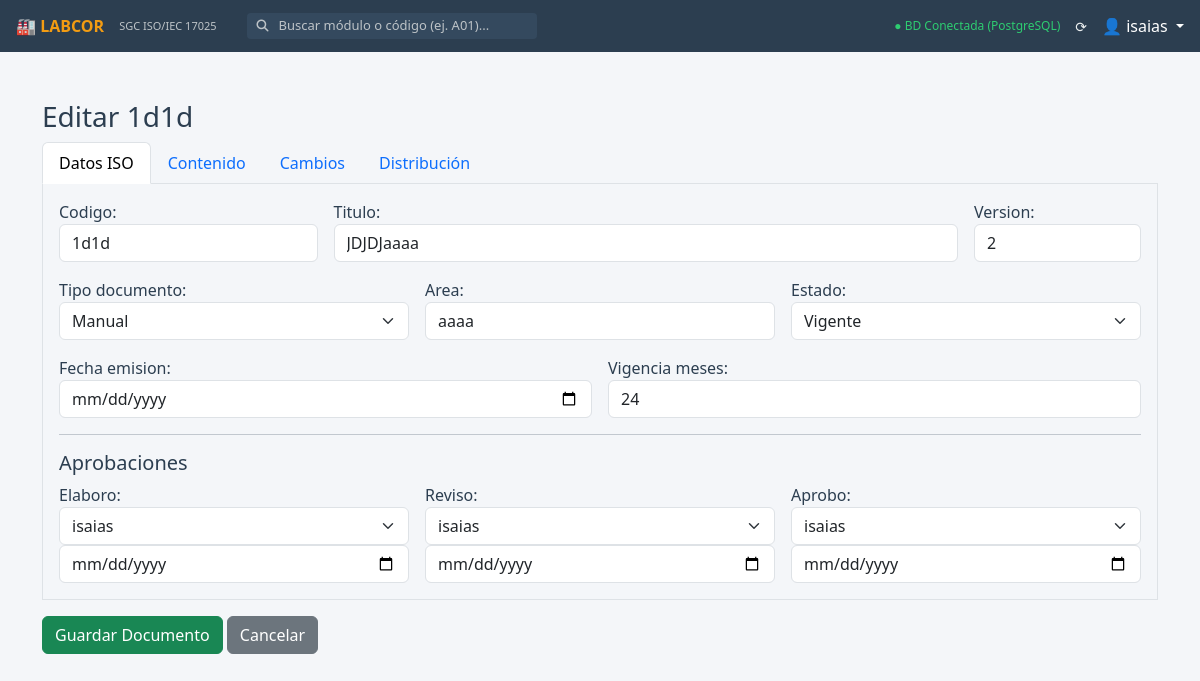
The app's page /m02/editar/2/ (signed in) with its own data.
### m02_documentos/models.py (models this page shows, shortened)
class Documento(models.Model):
    ESTADOS = [
        ('BORRADOR', 'Borrador'),
        ('VIGENTE', 'Vigente'),
        ('OBSOLETO', 'Obsoleto'),
    ]
    codigo = models.CharField(max_length=50, unique=True)
    titulo = models.CharField(max_length=255)
    sistema = models.CharField(max_length=100, default='SGC ISO/IEC 17025')
    tipo_documento = models.CharField(max_length=50, choices=[
        ('Procedimiento', 'Procedimiento'),
        ('Instructivo', 'Instructivo'),
        ('Formato', 'Formato'),
        ('Manual', 'Manual'),
        ('Política', 'Política'),
        ('Plan', 'Plan')
    ])
    version = models.CharField(max_length=10, default='01')
    area = models.CharField(max_length=100)
    fecha_emision = models.DateField(default=timezone.now)
    vigencia_meses = models.IntegerField(default=24)
    estado = models.CharField(max_length=20, choices=ESTADOS, default='BORRADOR')
    elaboro = models.ForeignKey(User, related_name='docs_elaboro', on_delete=models.SET_NULL, null=True, blank=True)
    fecha_firma_elaboro = models.DateField(null=True, blank=True)
    reviso = models.ForeignKey(User, related_name='docs_reviso', on_delete=models.SET_NULL, null=True, blank=True)
    fecha_firma_reviso = models.DateField(null=True, blank=True)
    aprobo = models.ForeignKey(User, related_name='docs_aprobo', on_delete=models.SET_NULL, null=True, blank=True)
    fecha_firma_aprobo = models.DateField(null=True, blank=True)
    objetivo = models.TextField(blank=True)
    alcance = models.TextField(blank=True)
    responsabilidades = models.TextField(blank=True)
    definiciones = models.TextField(blank=True)
    procedimiento = models.TextField(blank=True)
    registros = models.TextField(blank=True)
    referencias = models.TextField(blank=True)
    anexos = models.TextField(blank=True)
    nota_control = models.TextField(
        default="Este documento es controlado. La versión vigente se encuentra disponible en el Sistema de Gestión del Laboratorio. Cualquier copia impresa se considera NO CONTROLADA.")
    created_at = models.DateTimeField(auto_now_add=True)
    updated_at = models.DateTimeField(auto_now=True)
    class Meta:
        verbose_name = "Documento Controlado"
        verbose_name_plural = "Documentos Controlados"
        ordering = ['-created_at']

### m02_documentos/views.py (the view)
# urls.py: path('editar/<int:pk>/', views.documento_update, name='editar'),
@login_required
def documento_update(request, pk):
    doc = get_object_or_404(Documento, pk=pk)
    if request.method == 'POST':
        form = DocumentoForm(request.POST, instance=doc)
        form_cambios = CambioFormSet(request.POST, instance=doc)
        form_dist = DistribucionFormSet(request.POST, instance=doc)
        if form.is_valid() and form_cambios.is_valid() and form_dist.is_valid():
            form.save()
            form_cambios.save()
            form_dist.save()
            messages.success(request, 'Documento actualizado.')
            return redirect('m02_documentos:lista')
    else:
        form = DocumentoForm(instance=doc)
        form_cambios = CambioFormSet(instance=doc)
        form_dist = DistribucionFormSet(instance=doc)
    return render(request, 'm02_documentos/form.html', {
        'form': form,
        'form_cambios': form_cambios,
        'form_dist': form_dist,
        'title': f'Editar {doc.codigo}'
    })

### m02_documentos/templates/m02_documentos/form.html (shortened to what this page needs)
{% extends 'base.html' %}
{% block content %}
<div class="container mt-4 mb-5">
    <h3>{{ title }}</h3>
    <form method="post">
        <ul class="nav nav-tabs" id="myTab" role="tablist">
            <li class="nav-item" role="presentation">
                <button class="nav-link active" id="datos-tab" data-bs-toggle="tab" data-bs-target="#datos" type="button" role="tab">Datos ISO</button>
            </li>
            <li class="nav-item" role="presentation">
                <button class="nav-link" id="contenido-tab" data-bs-toggle="tab" data-bs-target="#contenido" type="button" role="tab">Contenido</button>
            </li>
            <li class="nav-item" role="presentation">
                <button class="nav-link" id="cambios-tab" data-bs-toggle="tab" data-bs-target="#cambios" type="button" role="tab">Cambios</button>
            </li>
            <li class="nav-item" role="presentation">
                <button class="nav-link" id="dist-tab" data-bs-toggle="tab" data-bs-target="#dist" type="button" role="tab">Distribución</button>
            </li>
        </ul>
        <div class="tab-content p-3 border border-top-0" id="myTabContent">
            <div class="tab-pane fade show active" id="datos" role="tabpanel">
                <div class="row g-3">
                    <div class="col-md-3">{{ form.codigo.label_tag }} {{ form.codigo }}</div>
                    <div class="col-md-7">{{ form.titulo.label_tag }} {{ form.titulo }}</div>
                    <div class="col-md-2">{{ form.version.label_tag }} {{ form.version }}</div>
                    <div class="col-md-4">{{ form.tipo_documento.label_tag }} {{ form.tipo_documento }}</div>
                    <div class="col-md-4">{{ form.area.label_tag }} {{ form.area }}</div>
                    <div class="col-md-4">{{ form.estado.label_tag }} {{ form.estado }}</div>
                    <div class="col-md-6">{{ form.fecha_emision.label_tag }} {{ form.fecha_emision }}</div>
                    <div class="col-md-6">{{ form.vigencia_meses.label_tag }} {{ form.vigencia_meses }}</div>
                </div>
                <hr>
                <h5>Aprobaciones</h5>
                <div class="row g-3">
                    <div class="col-md-4">
                        {{ form.elaboro.label_tag }} {{ form.elaboro }}
                        {{ form.fecha_firma_elaboro }}
                    </div>
                    <div class="col-md-4">
                        {{ form.reviso.label_tag }} {{ form.reviso }}
                        {{ form.fecha_firma_reviso }}
                    </div>
                    <div class="col-md-4">
                        {{ form.aprobo.label_tag }} {{ form.aprobo }}
                        {{ form.fecha_firma_aprobo }}
                    </div>
                </div>
            </div>
        </div>
        <div class="mt-3">
            <button type="submit" class="btn btn-success">Guardar Documento</button>
            <a href="{% url 'm02_documentos:lista' %}" class="btn btn-secondary">Cancelar</a>
        </div>
    </form>
</div>
{% endblock %}

### templates/base.html (shortened to what this page needs)
{% load static %}
<!DOCTYPE html>
<html lang="es">
<head>
    <link href="https://cdn.jsdelivr.net/npm/bootstrap@5.3.0/dist/css/bootstrap.min.css" rel="stylesheet">
    <link rel="stylesheet" href="https://cdnjs.cloudflare.com/ajax/libs/font-awesome/6.4.0/css/all.min.css">
</head>
<body>
    <div class="topbar">
        <a href="{% url 'inicio' %}" class="topbar-brand">🏭 LABCOR</a>
        <span class="topbar-subtitle">SGC ISO/IEC 17025</span>
        <div class="search-container d-none d-md-flex">
            <i class="fas fa-search" style="color: #bdc3c7; font-size: 12px;"></i>
            <input type="text" id="searchInput" class="search-input" placeholder="Buscar módulo o código (ej. A01)...">
        </div>
        <div class="ms-auto d-flex align-items-center">
            <span style="font-size: 12px; color: #2ecc71; margin-right: 15px;">
                ● BD Conectada (PostgreSQL)
            </span>
            <span style="font-size: 14px; margin-right: 15px; cursor: pointer;">
                ⟳
            </span>
            <div class="dropdown">
                <a href="#" class="text-decoration-none text-white dropdown-toggle" data-bs-toggle="dropdown">
                    👤 {{ user.username|default:"Admin" }}
                </a>
            </div>
        </div>
    </div>
    <main class="main-content">
        {% block content %}
        {% endblock %}
    </main>
</body>
</html>

### templates/base.html (style rules this page uses)
:root { --bg-main: #f4f6f9; --bg-topbar: #2c3e50; --card-bg: #ffffff; --card-border: #dee2e6; --card-hover: #ebf5fb; --text-main: #2c3e50; }
body { background-color: var(--bg-main); color: var(--text-main); font-family: 'Segoe UI', system-ui, sans-serif; overflow-x: hidden; margin: 0; }
.topbar { background-color: var(--bg-topbar); height: 52px; position: fixed; top: 0; width: 100%; z-index: 1050; display: flex; align-items: center; padding: 0 16px; color: #ecf0f1; }
.topbar-brand { font-size: 16px; font-weight: bold; color: #f39c12; margin-right: 15px; text-decoration: none; }
.topbar-subtitle { font-size: 11px; color: #bdc3c7; margin-right: 30px; }
.search-container { display: flex; align-items: center; background-color: #34495e; border-radius: 4px; padding: 2px 10px; }
.search-input { background: transparent; border: none; color: white; outline: none; margin-left: 8px; width: 250px; font-size: 13px; }
.search-input::placeholder { color: #bdc3c7; }
.main-content { margin-left: 0; margin-top: 52px; padding: 24px; min-height: calc(100vh - 52px); }

### records on screen
Documento: codigo "1d1d", titulo "JDJDJaaaa", version "2", tipo_documento "Manual", area "aaaa", estado "Vigente", vigencia_meses "24", elaboro "isaias", reviso "isaias", aprobo "isaias"

### other values on screen
{{ user.username|default:"Admin" }} "isaias"
{{ title }} "Editar 1d1d"
